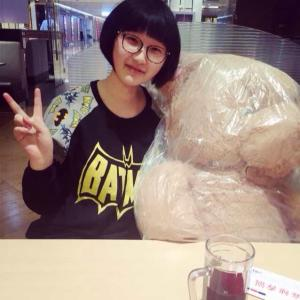
#> input picture images/24_female.jpg, 300 x 300 px
$ python -i load_wiki_cropface.py   (imports and definitions only)
#> lines starting #> are read from the running program, lines starting #| are printed output that depends on the picture
#> further down, picture is the input picture: shape (300, 300, 3); mean B, G, R 127.7, 134, 154.3
import numpy as np
import math
import cv2
import sys
import scipy.io as sio
import os
import h5py

# [12 lines left out: function add_margin, not called in this run]

#产生新图像
def add_augment_img(img):
    translateX = np.random.uniform(-0.1, 0.1)
    translateY = np.random.uniform(-0.1, 0.1)
    scale = np.random.uniform(0.9, 1.1)
    rotate_angle = np.random.uniform(-10, 10)

    def translate(image, x, y):
        # 定义平移矩阵
#> called with x = 0.00976, y = 0.043
        M = np.float32([[1, 0, x], [0, 1, y]])
        shifted = cv2.warpAffine(image, M, (image.shape[1], image.shape[0]))

        # 返回转换后的图像
        return shifted

    # 定义旋转rotate函数
    def rotate(image, angle, center=None, scale=1.0):
        # 获取图像尺寸
#> called with angle = 0.898, scale = 1.02
        (h, w) = image.shape[:2]
#> h = 300; w = 300

        # 若未指定旋转中心，则将图像中心设为旋转中心
        if center is None:
            center = (w / 2, h / 2)
#> center = (150, 150)

        # 执行旋转
        M = cv2.getRotationMatrix2D(center, angle, scale)
        rotated = cv2.warpAffine(image, M, (w, h))
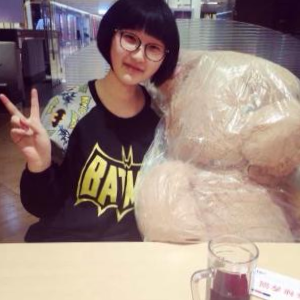
#> rotated: shape (300, 300, 3); mean B, G, R 127.9, 134.2, 154.7

        # 返回旋转后的图像
        return rotated

    img = translate(img, translateX, translateY)

    rotated = rotate(img, rotate_angle, scale = scale)

    return rotated


# [176 lines left out: functions load_wiki, get_data_for_train_val_test, get_wiki_crop_data, not called in this run]

>>> import cv2
>>> picture = cv2.imread('images/24_female.jpg')
>>> result = add_augment_img(picture)

$ run again, on images/28_female.jpg
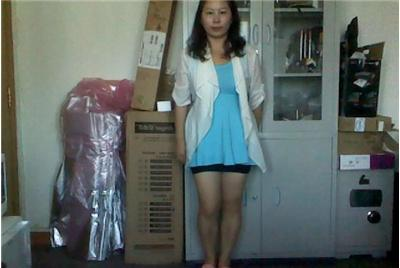
#> input picture images/28_female.jpg, 400 x 268 px
#> picture is the input picture: shape (268, 400, 3); mean B, G, R 100.7, 104.2, 94.7
#> in rotate, `rotated = cv2.warpAffine(image, M, (w, h))`:
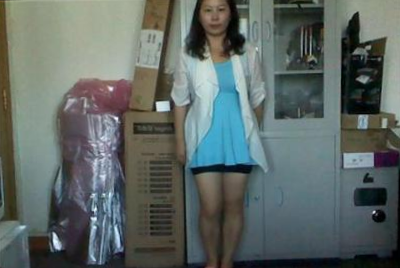
#> rotated: shape (268, 400, 3); mean B, G, R 101, 104.3, 94.4

$ run again, on images/41_female.jpg
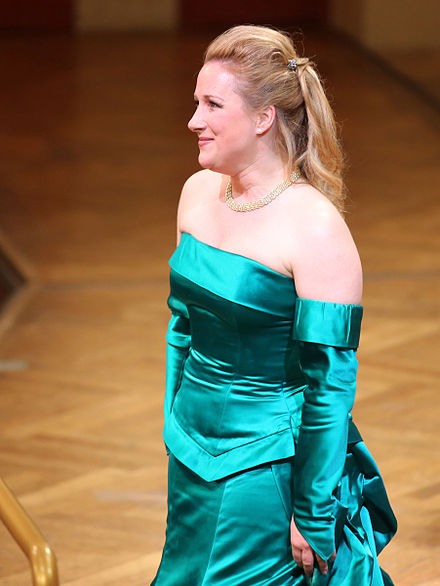
#> input picture images/41_female.jpg, 440 x 586 px
#> picture is the input picture: shape (586, 440, 3); mean B, G, R 87.9, 114.3, 119.6
#> in rotate, `rotated = cv2.warpAffine(image, M, (w, h))`:
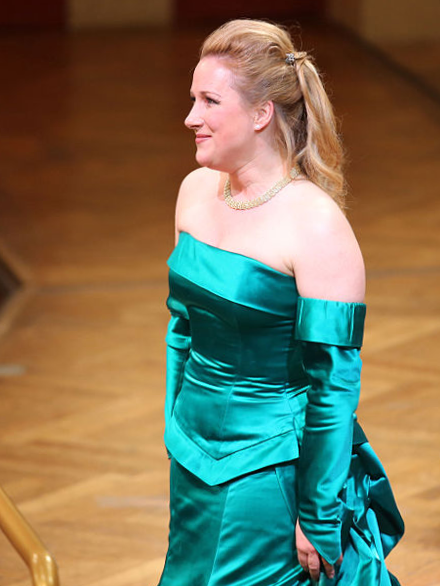
#> rotated: shape (586, 440, 3); mean B, G, R 89.1, 115.3, 119.8

$ run again, on images/56_female.jpg
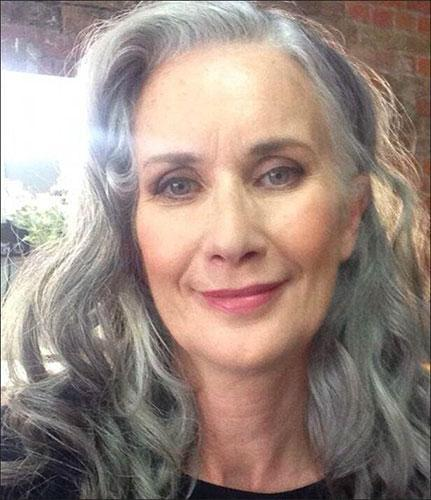
#> input picture images/56_female.jpg, 431 x 500 px
#> picture is the input picture: shape (500, 431, 3); mean B, G, R 130, 138.5, 156.5
#> in rotate, `rotated = cv2.warpAffine(image, M, (w, h))`:
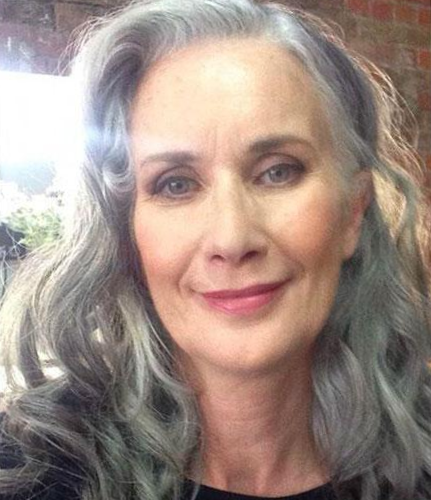
#> rotated: shape (500, 431, 3); mean B, G, R 131.1, 139.9, 158.3
